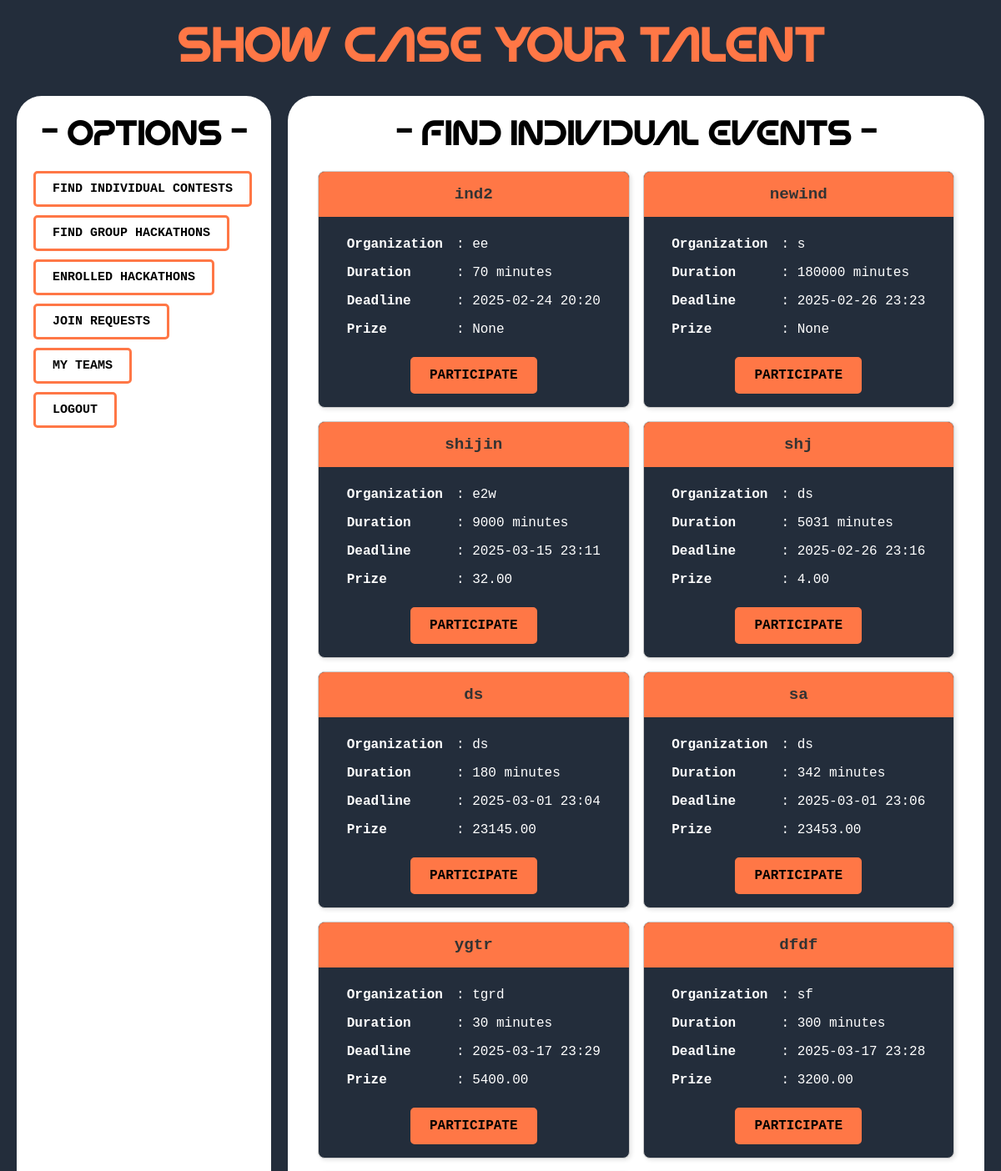
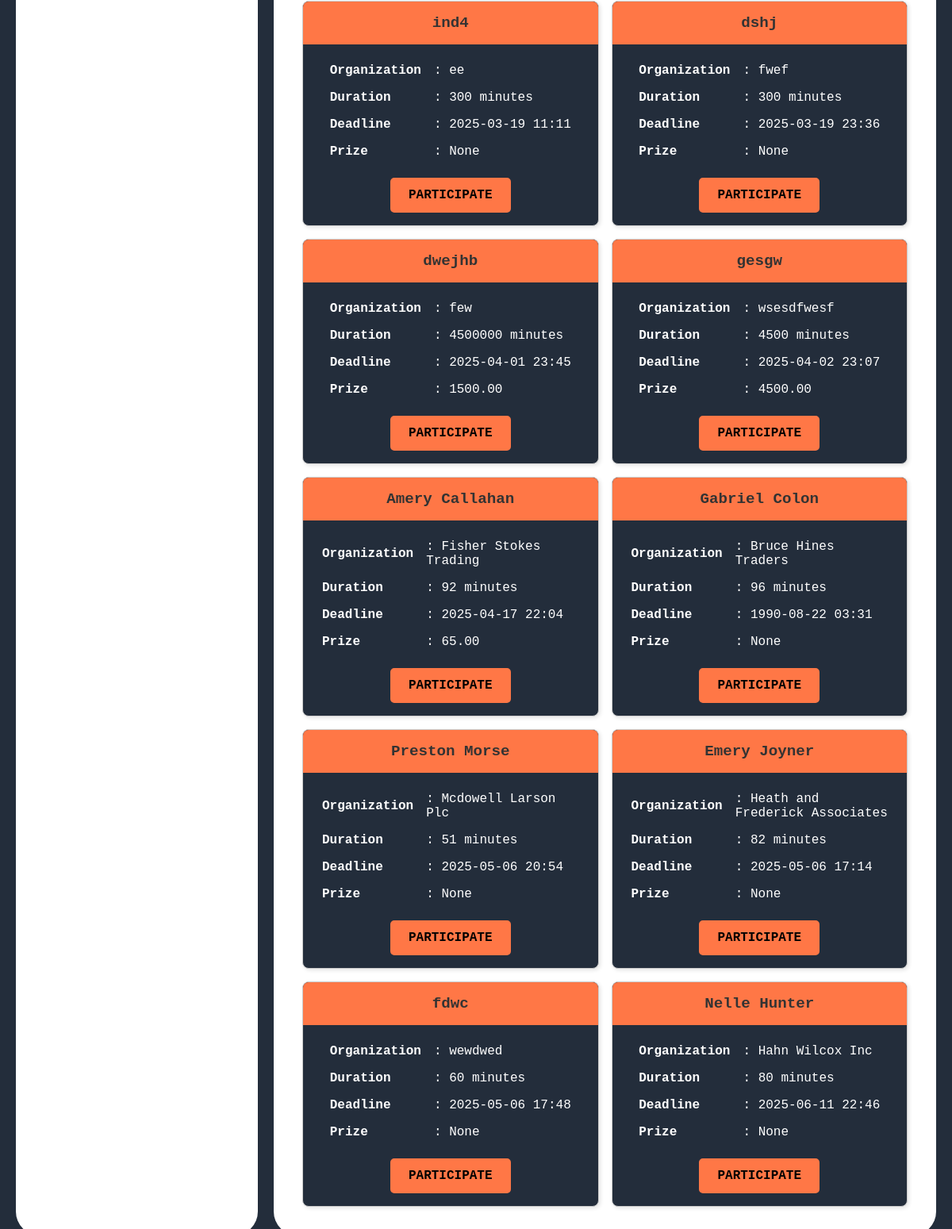
The app's page /competitor/find_individual_events/ with its own data (2 pictures, top to bottom).
### host/models.py (models this page shows, shortened)
class IndividualEvent(models.Model):
    hackathon_name = models.CharField(max_length=200)
    organization = models.CharField(max_length=200)
    start_datetime = models.DateTimeField(auto_now_add=True)
    last_submission_datetime = models.DateTimeField()
    time_duration = models.IntegerField(help_text="Duration in minutes")
    prize = models.DecimalField(max_digits=10, decimal_places=2,null=True, blank=True)
    problems = models.ManyToManyField('Problem', related_name="individual_events")
    created_by = models.ForeignKey(settings.AUTH_USER_MODEL, on_delete=models.CASCADE, related_name="individual_events")

### competitor/views.py (the view)
# urls.py: path('find_individual_events/',views.find_individual_events,name='find_individual_events'),
def find_individual_events(request):
    individual_events = IndividualEvent.objects.all()
    return render(request,'competitor/find_individual_events.html',{"individual_events":individual_events})

### templates/competitor/find_individual_events.html (shortened to what this page needs)
{% extends "competitor/competitor_dashboard.html" %}
{% block right_div %}
<h1 style="text-align: center; color: black;">- Find Individual Events -</h1>
{% if individual_events %}
    <div class="cards-container" style="display: grid; grid-template-columns: repeat(2, 1fr); gap: 16px;">
        {% for event in individual_events %}
            <div class="card">
                <div class="hackathon_name">
                    {{ event.hackathon_name }}
                </div>
                <div style="padding: 16px; text-align: center;">
                    <table style="margin: 0 auto; text-align: left; border-collapse: collapse; color: white;">
                        <tr>
                            <td style="padding: 8px;"><strong>Organization</strong></td>
                            <td style="padding: 8px;">: {{ event.organization }}</td>
                        </tr>
                        <tr>
                            <td style="padding: 8px;"><strong>Duration</strong></td>
                            <td style="padding: 8px;">: {{ event.time_duration }} minutes</td>
                        </tr>
                        <tr>
                            <td style="padding: 8px;"><strong>Deadline</strong></td>
                            <td style="padding: 8px;">: {{ event.last_submission_datetime|date:"Y-m-d H:i" }}</td>
                        </tr>
                        <tr>
                            <td style="padding: 8px;"><strong>Prize</strong></td>
                            <td style="padding: 8px;">: {{ event.prize }}</td>
                        </tr>
                    </table>
                    <div style="text-align: center; margin-top: 16px;">
                        <a href="{% url "competitor:ind_event_dashboard" event.id  %}" class="btn-like">
                            PARTICIPATE
                        </a>
                    </div>
                </div>
            </div>
        {% endfor %}
    </div>
{% else %}
    <p>No individual events found.</p>
{% endif %}
{% endblock right_div %}

### records on screen
IndividualEvent: hackathon_name "ind2", organization "ee", time_duration "70", last_submission_datetime "2025-02-24 20:20", prize "None"
IndividualEvent: hackathon_name "newind", organization "s", time_duration "180000", last_submission_datetime "2025-02-26 23:23", prize "None"
IndividualEvent: hackathon_name "shijin", organization "e2w", time_duration "9000", last_submission_datetime "2025-03-15 23:11", prize "32.00"
IndividualEvent: hackathon_name "shj", organization "ds", time_duration "5031", last_submission_datetime "2025-02-26 23:16", prize "4.00"
IndividualEvent: hackathon_name "ds", organization "ds", time_duration "180", last_submission_datetime "2025-03-01 23:04", prize "23145.00"
IndividualEvent: hackathon_name "sa", organization "ds", time_duration "342", last_submission_datetime "2025-03-01 23:06", prize "23453.00"
IndividualEvent: hackathon_name "ygtr", organization "tgrd", time_duration "30", last_submission_datetime "2025-03-17 23:29", prize "5400.00"
IndividualEvent: hackathon_name "dfdf", organization "sf", time_duration "300", last_submission_datetime "2025-03-17 23:28", prize "3200.00"
IndividualEvent: hackathon_name "ind4", organization "ee", time_duration "300", last_submission_datetime "2025-03-19 11:11", prize "None"
IndividualEvent: hackathon_name "dshj", organization "fwef", time_duration "300", last_submission_datetime "2025-03-19 23:36", prize "None"
IndividualEvent: hackathon_name "dwejhb", organization "few", time_duration "4500000", last_submission_datetime "2025-04-01 23:45", prize "1500.00"
IndividualEvent: hackathon_name "gesgw", organization "wsesdfwesf", time_duration "4500", last_submission_datetime "2025-04-02 23:07", prize "4500.00"
IndividualEvent: hackathon_name "Amery Callahan", organization "Fisher Stokes Trading", time_duration "92", last_submission_datetime "2025-04-17 22:04", prize "65.00"
IndividualEvent: hackathon_name "Gabriel Colon", organization "Bruce Hines Traders", time_duration "96", last_submission_datetime "1990-08-22 03:31", prize "None"
IndividualEvent: hackathon_name "Preston Morse", organization "Mcdowell Larson Plc", time_duration "51", last_submission_datetime "2025-05-06 20:54", prize "None"
IndividualEvent: hackathon_name "Emery Joyner", organization "Heath and Frederick Associates", time_duration "82", last_submission_datetime "2025-05-06 17:14", prize "None"
IndividualEvent: hackathon_name "fdwc", organization "wewdwed", time_duration "60", last_submission_datetime "2025-05-06 17:48", prize "None"
IndividualEvent: hackathon_name "Nelle Hunter", organization "Hahn Wilcox Inc", time_duration "80", last_submission_datetime "2025-06-11 22:46", prize "None"
